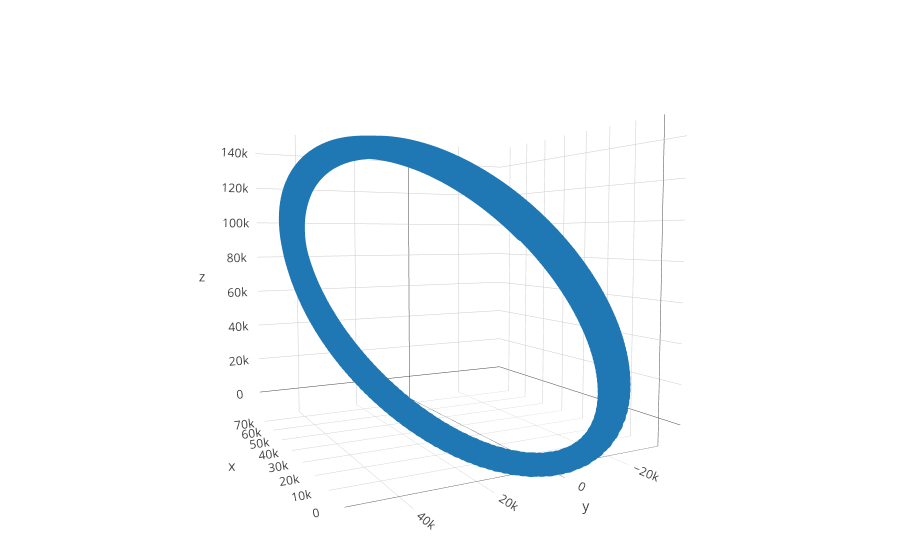

Notebook source saved alongside this figure:
### Markdown cell above
Plotting INTEGRAL's trajectory using Plotly:

### Code cell
import plotly.graph_objs as go
import pandas as pd

trace = go.Scatter3d(
    x=integralPosition_km[:,0], y=integralPosition_km[:,1], z=integralPosition_km[:,2],
    line=dict(
        color='#1f77b4',
        width=1
    )
)

data = [trace]

layout = go.Layout(
    margin=dict(
        l=0,
        r=0,
        b=0,
        t=0
    )
)

fig = dict(data=data, layout=layout)
fig['layout']['scene'].update(go.layout.Scene(aspectmode='cube'))

py.iplot(fig)

### Figure 1 — Plotly figure (JSON) as saved in the notebook; plotly's stock layout.template omitted (floating-point values rounded to 4 significant figures; data arrays with more than 128 entries replaced by an {"elided": "..."} marker saying what was removed)
{"data": [{"line": {"color": "#1f77b4", "width": 1}, "type": "scatter3d", "uid": "3d4e7df0-b04a-46b4-923b-0674ed8e9856", "x": {"elided": "8785 float values"}, "y": {"elided": "8785 float values"}, "z": {"elided": "8785 float values"}}], "layout": {"autosize": true, "margin": {"b": 0, "l": 0, "r": 0, "t": 0}, "scene": {"aspectmode": "cube", "aspectratio": {"x": 1, "y": 1, "z": 1}, "camera": {"center": {"x": 0, "y": 0, "z": 0}, "eye": {"x": -1.912, "y": 1.007, "z": 0.1406}, "up": {"x": 0, "y": 0, "z": 1}}}}}
